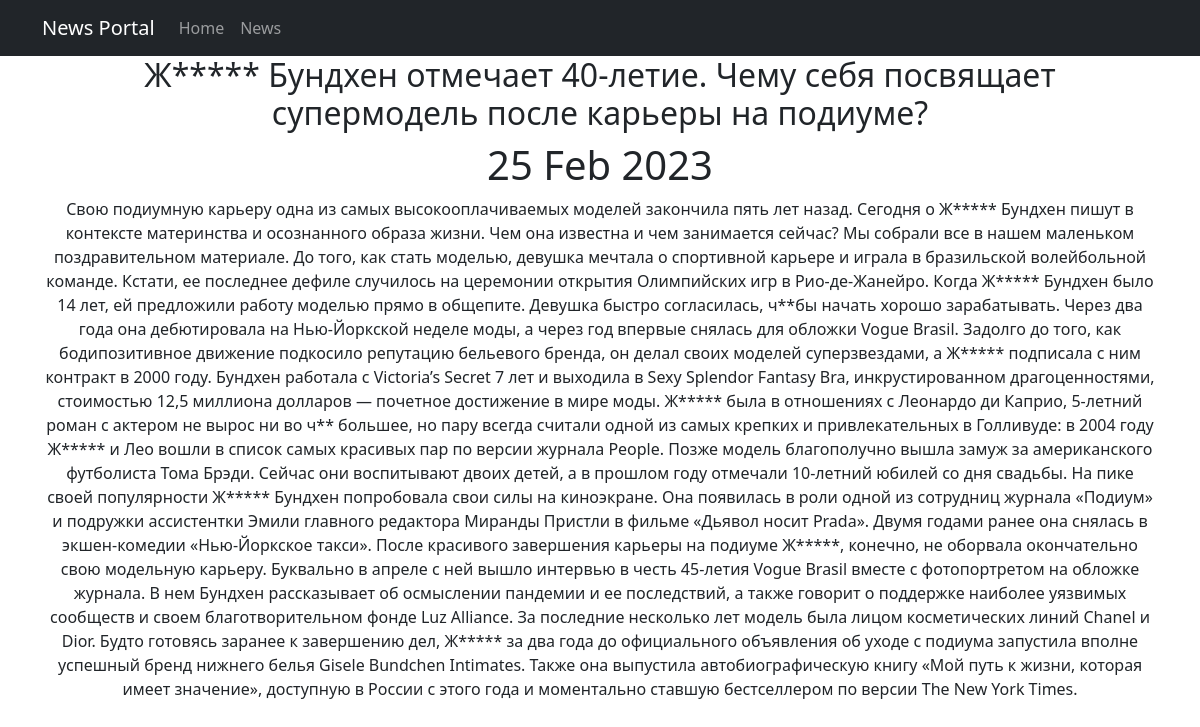
The page /news/2 on the database its author committed.
### News/models.py (models this page shows, shortened)
class Post(models.Model):
    ARTICLE = "AR"
    NEWS = "NW"
    CATEGORY_TYPES = [
        (ARTICLE, "Article"),
        (NEWS, "News"),
]
    author = models.ForeignKey(Author, on_delete=models.CASCADE)
    category_type = models.CharField(max_length=2, choices=CATEGORY_TYPES, default=ARTICLE)
    creation_time = models.DateTimeField(auto_now_add=True)
    post_category = models.ManyToManyField(Category, through="PostCategory")
    title = models.CharField(max_length=128)
    text = models.TextField()
    post_rating = models.IntegerField(default=0)

### News/views.py (the view)
# urls.py: path('<int:pk>', PostDetail.as_view(), name='post_detail'),
class PostDetail(DetailView):
    model = Post
    template_name = 'post.html'
    context_object_name = 'post'

### News/templatetags/custom_filters.py (called while the page is built)
@register.filter()
def censor(text):
    BAD_WORDS = ['отказ', 'что', 'жизель', 'маррей']
    if not isinstance(text, str):
        raise TypeError(f'{type(text)} Не является строкой!')
    for b_word in text.split():
        if b_word.lower() in BAD_WORDS:
            text = text.replace(b_word, f'{b_word[0]}{"*" *(len(b_word)-1)}')
    return text

### templates/post.html (shortened to what this page needs)
{% extends 'flatpages/default.html' %}
{% load custom_filters %}
{% block content %}
<h2>{{ post.title|censor }}</h2>
<h1>{{ post.creation_time|date:'d M Y' }}</h1>
<td>{{ post.text|censor }}</td>
{% endblock content %}

### rows shown on the page
Post: title|censor "Ж***** Бундхен отмечает 40-летие. Чему себя посвящает супермодель после карьеры на подиуме?", creation_time "25 Feb 2023", text|censor "Свою подиумную карьеру одна из самых высокооплачиваемых моделей закончила пять лет назад. Сегодня о Ж***** Бундхен пишут в контексте материнства и осознанного образа жизни. Чем она известна и чем занимается сейчас? Мы собрали все в нашем маленьком поздравительном материале. До того, как стать моделью, девушка мечтала о спортивной карьере и играла в бразильской волейбольной команде. Кстати, ее последнее дефиле случилось на церемонии открытия Олимпийских игр в Рио-де-Жанейро. Когда Ж***** Бундхен было 14 лет, ей предложили работу моделью прямо в общепите. Девушка быстро согласилась, ч**бы начать хорошо зарабатывать. Через два года она дебютировала на Нью-Йоркской неделе моды, а через год…"
